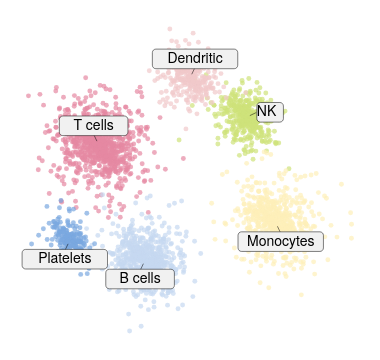

Describe this chart as a Vega-Lite specification.
### Vega-Lite specification from a JSON file in a GitHub repository (floating-point values rounded to 4 significant figures; data arrays with more than 128 entries replaced by an {"elided": "..."} marker saying what was removed)
{"background": null, "config": {"arc": {"fill": "#DBDBDB", "fillOpacity": 1.0, "innerRadius": 42.5, "padAngle": 0.03, "stroke": "black", "strokeOpacity": 1, "strokeWidth": 0.25}, "area": {"fill": "#DBDBDB", "fillOpacity": 1.0, "stroke": "black", "strokeOpacity": 1, "strokeWidth": 0.25}, "axis": {"domain": true, "domainCap": "round", "domainColor": "black", "domainWidth": 0.25, "grid": false, "gridCap": "round", "gridColor": "#F1F1F1", "gridDash": [0, 0], "gridOpacity": 1.0, "gridWidth": 0.25, "labelColor": "black", "labelFont": "Helvetica Neue", "labelFontSize": 7, "labelFontStyle": "normal", "labelFontWeight": 400, "offset": 4.5, "ticks": true, "tickCap": "round", "tickColor": "black", "tickRound": false, "tickSize": 3, "tickWidth": 0.25, "titleColor": "black", "titleFont": "Helvetica Neue", "titleFontSize": 7, "titleFontStyle": "normal", "titleFontWeight": 400}, "axisX": {"domain": true, "labelAlign": "center", "labelAngle": 0, "labels": true, "ticks": true, "translate": 0}, "axisY": {"domain": true, "labelAlign": "right", "labelAngle": 0, "labels": true, "ticks": true, "translate": 0}, "axisRight": {"domain": true, "labelAlign": "left", "labelAngle": 0, "labels": true, "ticks": true, "translate": 0}, "axisTop": {"domain": true, "labelAlign": "center", "labelAngle": 0, "labels": true, "ticks": true, "translate": 0}, "axisBand": {"tickOffset": 0}, "bar": {"fill": "#DBDBDB", "fillOpacity": 1.0, "stroke": "black", "strokeOpacity": 1, "strokeWidth": 0.25}, "boxplot": {"size": 15.3, "ticks": {"cornerRadius": 0.25, "fill": "black", "opacity": 1, "size": 7.65, "thickness": 0.25}, "box": {"fillOpacity": 1.0, "stroke": "black", "strokeOpacity": 1, "strokeWidth": 0.25}, "median": {"cornerRadius": 0, "fill": "black", "fillOpacity": 1.0, "opacity": 1, "size": 15.3, "thickness": 0.25}, "rule": {"fill": "black", "fillOpacity": 1.0, "size": 17.0, "stroke": "black", "strokeDash": [0, 0], "strokeOpacity": 1, "strokeWidth": 0.25}, "outliers": {"color": "black", "fill": "black", "fillOpacity": 1.0, "size": 0, "stroke": "black", "strokeOpacity": 1, "strokeWidth": 0.25}}, "circle": {"fill": "black", "fillOpacity": 1.0, "size": 0.85, "stroke": null, "strokeOpacity": 1, "strokeWidth": 0.25}, "errorband": {"band": {"fillOpacity": 0.6, "stroke": null, "strokeWidth": 0.25, "strokeOpacity": 1}, "borders": {"opacity": 0, "strokeOpacity": 0.25, "strokeWidth": 1}}, "errorbar": {"opacity": 1, "rule": {"strokeDash": [0, 0], "strokeWidth": 0.25}, "ticks": {"color": "black", "cornerRadius": 0.125, "opacity": 1, "size": 10.2, "thickness": 0.25}, "thickness": 0.25}, "font": "Helvetica Neue", "geoshape": {"fill": "#DBDBDB", "fillOpacity": 1.0, "stroke": "black", "strokeOpacity": 1, "strokeWidth": 0.25}, "header": {"labelColor": "black", "labelFont": "Helvetica Neue", "labelFontSize": 7, "labelFontStyle": "normal", "labelFontWeight": 400, "titleColor": "black", "titleFont": "Helvetica Neue", "titleFontSize": 7, "titleFontStyle": "normal", "titleFontWeight": 400, "titlePadding": 0}, "legend": {"disable": false, "offset": 4.5, "titlePadding": 4, "labelOffset": 2, "gradientLabelOffset": 2, "gradientLength": 85.0, "gradientThickness": 8.5, "gradientOpacity": 1.0, "gradientStrokeColor": "black", "gradientStrokeWidth": 0.25, "labelColor": "black", "labelFont": "Helvetica Neue", "labelFontSize": 7, "labelFontStyle": "normal", "labelFontWeight": 400, "strokeColor": "black", "strokeWidth": 0, "symbolSize": 42, "symbolStrokeColor": "black", "symbolStrokeWidth": 0.25, "titleColor": "black", "titleFont": "Helvetica Neue", "titleFontSize": 7, "titleFontStyle": "normal", "titleFontWeight": 400}, "line": {"color": "black", "stroke": "black", "strokeCap": "round", "strokeDash": [0, 0], "strokeOpacity": 1, "strokeWidth": 0.375}, "point": {"filled": true, "fill": "#DBDBDB", "fillOpacity": 1.0, "size": 8.5, "stroke": "black", "strokeOpacity": 1, "strokeWidth": 0.25}, "range": {"category": ["#C6D9F1", "#F1C9CB", "#FEF0B9", "#CEE37A", "#7AA8E0", "#E589A3", "#FDDD5D", "#68B961", "#4177B1", "#C35082", "#E5C227", "#438156"], "diverging": {"scheme": ["#C35082", "#CE6D94", "#D989A7", "#E2A4BA", "#EABFCE", "#F1DBE2", "#F6F6F6", "#D7E0EB", "#B9CBE0", "#9BB6D5", "#7DA1C9", "#5F8CBD", "#4177B1"]}, "heatmap": {"scheme": ["#32022B", "#43044D", "#4C196E", "#4D338C", "#484DA6", "#3A68BB", "#1D83CA", "#1D9CCB", "#23B5C9", "#28CDC5", "#4DE0B4", "#91EE9F"]}, "ordinal": {"scheme": ["#F1F1F1", "#DBDBDB", "#C6C6C6", "#B2B2B2", "#9D9D9D", "#898989", "#767676", "#636363", "#515151", "#404040", "#2F2F2F", "#1F1F1F"]}, "ramp": {"scheme": ["#32022B", "#43044D", "#4C196E", "#4D338C", "#484DA6", "#3A68BB", "#1D83CA", "#1D9CCB", "#23B5C9", "#28CDC5", "#4DE0B4", "#91EE9F"]}}, "rule": {"color": "black", "stroke": "black", "strokeCap": "round", "strokeDash": [2, 2], "strokeOpacity": 1, "strokeWidth": 0.25}, "scale": {"bandPaddingInner": 0.1, "bandPaddingOuter": 0.1, "round": false}, "rect": {"fill": "#DBDBDB", "fillOpacity": 1.0, "stroke": "black", "strokeOpacity": 1, "strokeWidth": 0.25}, "square": {"fill": "#DBDBDB", "fillOpacity": 1.0, "size": 17.0, "stroke": "black", "strokeOpacity": 1, "strokeWidth": 0.25}, "text": {"color": "black", "font": "Helvetica Neue", "fontSize": 7, "fontStyle": "normal", "fontWeight": 400}, "tick": {"color": "black", "cornerRadius": 0.125, "opacity": 1.0, "size": 15.3, "thickness": 0.25}, "title": {"anchor": "middle", "frame": "group", "color": "black", "font": "Helvetica Neue", "fontSize": 7, "fontStyle": "normal", "fontWeight": 400, "subtitleColor": "black", "subtitleFont": "Helvetica Neue", "subtitleFontSize": "Helvetica Neue", "subtitleFontStyle": "normal", "subtitleFontWeight": 400}, "trail": {"color": "black", "opacity": 1, "size": 0.375}, "view": {"continuousWidth": 180, "continuousHeight": 170, "discreteWidth": 180, "discreteHeight": 170, "fill": null, "stroke": null, "strokeWidth": 0.25}}, "layer": [{"data": {"name": "data-1d82db738f5081c0524a5ad5909a210b"}, "mark": {"type": "circle", "opacity": 0.7, "size": 6}, "encoding": {"color": {"field": "cell type", "legend": null, "type": "nominal"}, "x": {"axis": null, "field": "UMAP1", "type": "quantitative"}, "y": {"axis": null, "field": "UMAP2", "type": "quantitative"}}}, {"layer": [{"data": {"values": [{"__dysonsphere__": 1}]}, "mark": {"type": "rule", "strokeDash": [0, 0]}, "encoding": {"x": {"datum": -4.602, "scale": {"domain": [-9.301, 10.2], "nice": false, "padding": 0, "zero": false}}, "x2": {"datum": -4.748}, "y": {"datum": 2.257, "scale": {"domain": [-8.757, 9.143], "nice": false, "padding": 0, "zero": false}}, "y2": {"datum": 2.556}}}, {"data": {"values": [{"__dysonsphere__": 1}]}, "mark": {"type": "rect", "cornerRadius": 1.75, "fill": "#F1F1F1", "fillOpacity": 1.0, "height": 9.8, "stroke": "black", "strokeWidth": 0.25, "width": 34.3}, "encoding": {"x": {"datum": -4.771}, "xOffset": {"value": 0.0}, "y": {"datum": 3.046}, "yOffset": {"value": 0.0}}}, {"data": {"values": [{"__dysonsphere__": 1}]}, "mark": {"type": "text", "align": "center", "baseline": "middle", "fontSize": 7}, "encoding": {"text": {"value": "T cells"}, "x": {"datum": -4.771}, "y": {"datum": 3.046}}}, {"data": {"values": [{"__dysonsphere__": 1}]}, "mark": {"type": "rule", "strokeDash": [0, 0]}, "encoding": {"x": {"datum": 5.195}, "x2": {"datum": 5.341}, "y": {"datum": -2.262}, "y2": {"datum": -2.562}}}, {"data": {"values": [{"__dysonsphere__": 1}]}, "mark": {"type": "rect", "cornerRadius": 1.75, "fill": "#F1F1F1", "fillOpacity": 1.0, "height": 9.8, "stroke": "black", "strokeWidth": 0.25, "width": 42.7}, "encoding": {"x": {"datum": 5.364}, "xOffset": {"value": 0.0}, "y": {"datum": -3.052}, "yOffset": {"value": 0.0}}}, {"data": {"values": [{"__dysonsphere__": 1}]}, "mark": {"type": "text", "align": "center", "baseline": "middle", "fontSize": 7}, "encoding": {"text": {"value": "Monocytes"}, "x": {"datum": 5.364}, "y": {"datum": -3.052}}}, {"data": {"values": [{"__dysonsphere__": 1}]}, "mark": {"type": "rule", "strokeDash": [0, 0]}, "encoding": {"x": {"datum": -6.163}, "x2": {"datum": -6.309}, "y": {"datum": -3.187}, "y2": {"datum": -3.486}}}, {"data": {"values": [{"__dysonsphere__": 1}]}, "mark": {"type": "rect", "cornerRadius": 1.75, "fill": "#F1F1F1", "fillOpacity": 1.0, "height": 9.8, "stroke": "black", "strokeWidth": 0.25, "width": 42.7}, "encoding": {"x": {"datum": -6.332}, "xOffset": {"value": 0.0}, "y": {"datum": -3.976}, "yOffset": {"value": 0.0}}}, {"data": {"values": [{"__dysonsphere__": 1}]}, "mark": {"type": "text", "align": "center", "baseline": "middle", "fontSize": 7}, "encoding": {"text": {"value": "Platelets"}, "x": {"datum": -6.332}, "y": {"datum": -3.976}}}, {"data": {"values": [{"__dysonsphere__": 1}]}, "mark": {"type": "rule", "strokeDash": [0, 0]}, "encoding": {"x": {"datum": 0.5542}, "x2": {"datum": 0.7002}, "y": {"datum": 5.779}, "y2": {"datum": 6.079}}}, {"data": {"values": [{"__dysonsphere__": 1}]}, "mark": {"type": "rect", "cornerRadius": 1.75, "fill": "#F1F1F1", "fillOpacity": 1.0, "height": 9.8, "stroke": "black", "strokeWidth": 0.25, "width": 42.7}, "encoding": {"x": {"datum": 0.7234}, "xOffset": {"value": 0.0}, "y": {"datum": 6.568}, "yOffset": {"value": 0.0}}}, {"data": {"values": [{"__dysonsphere__": 1}]}, "mark": {"type": "text", "align": "center", "baseline": "middle", "fontSize": 7}, "encoding": {"text": {"value": "Dendritic"}, "x": {"datum": 0.7234}, "y": {"datum": 6.568}}}, {"data": {"values": [{"__dysonsphere__": 1}]}, "mark": {"type": "rule", "strokeDash": [0, 0]}, "encoding": {"x": {"datum": -2.085}, "x2": {"datum": -2.231}, "y": {"datum": -4.231}, "y2": {"datum": -4.53}}}, {"data": {"values": [{"__dysonsphere__": 1}]}, "mark": {"type": "rect", "cornerRadius": 1.75, "fill": "#F1F1F1", "fillOpacity": 1.0, "height": 9.8, "stroke": "black", "strokeWidth": 0.25, "width": 34.3}, "encoding": {"x": {"datum": -2.254}, "xOffset": {"value": 0.0}, "y": {"datum": -5.02}, "yOffset": {"value": 0.0}}}, {"data": {"values": [{"__dysonsphere__": 1}]}, "mark": {"type": "text", "align": "center", "baseline": "middle", "fontSize": 7}, "encoding": {"text": {"value": "B cells"}, "x": {"datum": -2.254}, "y": {"datum": -5.02}}}, {"data": {"values": [{"__dysonsphere__": 1}]}, "mark": {"type": "rule", "strokeDash": [0, 0]}, "encoding": {"x": {"datum": 3.712}, "x2": {"datum": 4.02}, "y": {"datum": 3.593}, "y2": {"datum": 3.735}}}, {"data": {"values": [{"__dysonsphere__": 1}]}, "mark": {"type": "rect", "cornerRadius": 1.75, "fill": "#F1F1F1", "fillOpacity": 1.0, "height": 9.8, "stroke": "black", "strokeWidth": 0.25, "width": 13.3}, "encoding": {"x": {"datum": 4.069}, "xOffset": {"value": 6.65}, "y": {"datum": 3.758}, "yOffset": {"value": 0.0}}}, {"data": {"values": [{"__dysonsphere__": 1}]}, "mark": {"type": "text", "align": "left", "baseline": "middle", "fontSize": 7}, "encoding": {"text": {"value": "NK"}, "x": {"datum": 4.069}, "y": {"datum": 3.758}}}]}], "view": {"stroke": null}, "$schema": "https://vega.github.io/schema/vega-lite/v6.4.1.json", "datasets": {"data-1d82db738f5081c0524a5ad5909a210b": {"elided": "3150 records"}}}
